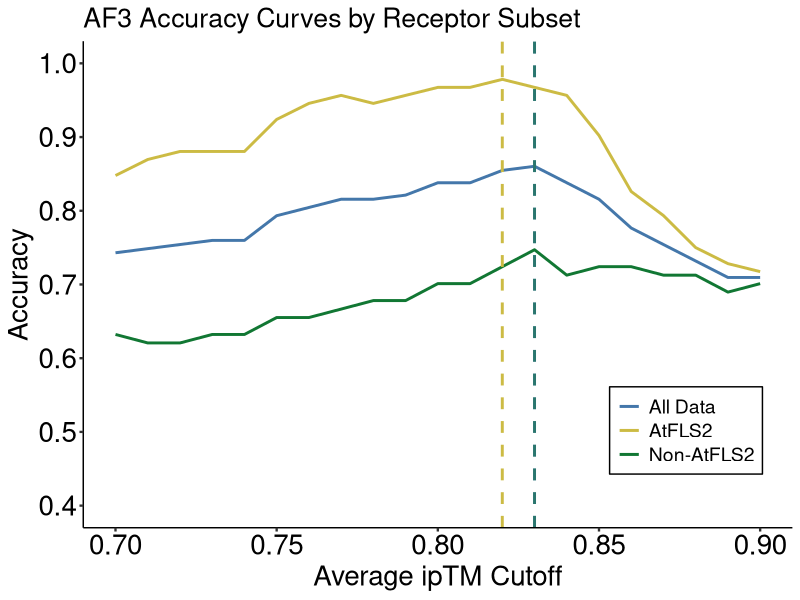
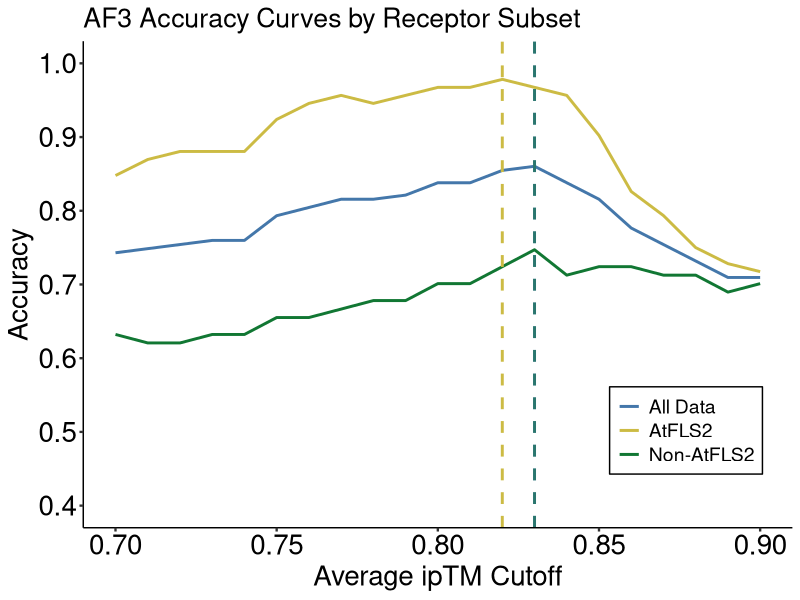

These figures' R source, in order: (Note: this script raises an error after producing the figures.)
## ---- chunk 1
knitr::opts_chunk$set(echo = TRUE)
## ---- chunk 2
library(ggplot2)
library(dplyr)
library(tidyr)

# Define your customized ggplot theme
my_ggplot_theme <- theme_classic() +
  theme(text = element_text(size = 16),
        axis.title.x = element_text(size = 20, color = "black"),
        axis.title.y = element_text(size = 20, color = "black"),
        axis.text.x = element_text(size = 20, color = "black"),
        axis.text.y = element_text(size = 20, color = "black"),
        axis.ticks = element_line(size = 0.8),
        legend.position = c(0.85, 0.2), # Adjust position to bottom right above x-axis
        legend.background = element_rect(fill = "white", color = "black"),
        legend.title = element_blank(), # Remove the legend title for a cleaner look
        legend.text = element_text(size = 14))

# Read and prepare the data
data <- read.csv("../input/af3/ipTM_ploting.csv")

# Define the range of cutoffs
cutoffs <- seq(0.7, 0.9, by = 0.01)

# Function to calculate accuracy for a given subset of data
calculate_accuracy <- function(data_subset) {
  expanded_data <- data_subset %>% 
    crossing(Cutoff = cutoffs) %>% 
    mutate(
      Cutoff = as.numeric(Cutoff),
      Accurate = ifelse(Average_ipTM >= Cutoff & Known_outcome == "Perception" |
                        Average_ipTM < Cutoff & Known_outcome == "No perception", 1, 0)
    ) %>% 
    group_by(Cutoff) %>% 
    summarise(
      Accuracy = mean(Accurate),
      .groups = 'drop'
    )
  return(expanded_data)
}

# Calculate accuracy for all data, only AtFLS2, and non-AtFLS2
accuracy_all <- calculate_accuracy(data)
accuracy_AtFLS2 <- calculate_accuracy(data[data$receptor == "AtFLS2", ])
accuracy_non_AtFLS2 <- calculate_accuracy(data[data$receptor != "AtFLS2", ])

# Find the optimal cutoff where accuracy is maximum for each group
optimal_cutoff_all <- accuracy_all$Cutoff[which.max(accuracy_all$Accuracy)]
max_accuracy_all <- max(accuracy_all$Accuracy)

optimal_cutoff_AtFLS2 <- accuracy_AtFLS2$Cutoff[which.max(accuracy_AtFLS2$Accuracy)]
max_accuracy_AtFLS2 <- max(accuracy_AtFLS2$Accuracy)

optimal_cutoff_non_AtFLS2 <- accuracy_non_AtFLS2$Cutoff[which.max(accuracy_non_AtFLS2$Accuracy)]
max_accuracy_non_AtFLS2 <- max(accuracy_non_AtFLS2$Accuracy)

# Output results
cat("All Data - Optimal ipTM Cutoff:", optimal_cutoff_all, "\n")
cat("All Data - Highest Accuracy:", max_accuracy_all * 100, "%\n")
cat("AtFLS2 - Optimal ipTM Cutoff:", optimal_cutoff_AtFLS2, "\n")
cat("AtFLS2 - Highest Accuracy:", max_accuracy_AtFLS2 * 100, "%\n")
cat("Non-AtFLS2 - Optimal ipTM Cutoff:", optimal_cutoff_non_AtFLS2, "\n")
cat("Non-AtFLS2 - Highest Accuracy:", max_accuracy_non_AtFLS2 * 100, "%\n")

# Plotting
ggplot() +
  geom_line(data = accuracy_all, aes(x = Cutoff, y = Accuracy, color = "All Data"), size = 1) +
  geom_line(data = accuracy_AtFLS2, aes(x = Cutoff, y = Accuracy, color = "AtFLS2"), size = 1) +
  geom_line(data = accuracy_non_AtFLS2, aes(x = Cutoff, y = Accuracy, color = "Non-AtFLS2"), size = 1) +
  geom_vline(xintercept = optimal_cutoff_all, linetype = "dashed", color = "#4477aa", size = 1) +
  geom_vline(xintercept = optimal_cutoff_AtFLS2, linetype = "dashed", color = "#ccbb44", size = 1) +
  geom_vline(xintercept = optimal_cutoff_non_AtFLS2, linetype = "dashed", color = "#117733", size = 1, alpha = 0.5) +
  scale_color_manual(values = c("All Data" = "#4477aa",
                                "AtFLS2" = "#ccbb44",
                                "Non-AtFLS2" = "#117733")) +
  scale_y_continuous(limits = c(0.4, 1), breaks = seq(0, 1, by = 0.1)) +
  labs(x = "Average ipTM Cutoff", y = "Accuracy", title = "AF3 Accuracy Curves by Receptor Subset") +
  my_ggplot_theme

# Save the plot
ggsave("../output/af3/AF3_accuracy_by_receptor.pdf", dpi = 300, width = 7, height = 5)


## ---- chunk 3
library(ggplot2)
library(dplyr)
library(tidyr)

# Load and prepare the data
data <- read.csv("../input/af3/ipTM_ploting.csv") %>%
  filter(flg22_variants != "csp22")  # Remove csp22 right after loading the data

data_processed <- data %>%
  mutate(
    Accuracy = ifelse((Average_ipTM >= 0.83 & Known_outcome == "Perception") | 
                      (Average_ipTM < 0.83 & Known_outcome == "No perception"), 1, 0),
    Type_1_Error = ifelse(Average_ipTM >= 0.83 & Known_outcome == "No perception", 1, 0),
    Type_2_Error = ifelse(Average_ipTM < 0.83 & Known_outcome == "Perception", 1, 0)
  ) %>%
  group_by(flg22_variants) %>%
  summarise(
    Accuracy_Percentage = mean(Accuracy) * 100,
    Type_1_Error_Percentage = mean(Type_1_Error) * 100,
    Type_2_Error_Percentage = mean(Type_2_Error) * 100,
    .groups = 'drop'
  )

# Correctly pivot the data
data_long <- data_processed %>%
  pivot_longer(
    cols = c("Accuracy_Percentage", "Type_1_Error_Percentage", "Type_2_Error_Percentage"),
    names_to = "Metric",
    values_to = "Percentage"
  ) %>%
  mutate(Metric = gsub("_Percentage$", "", Metric))

# Set the order of flg22 variants as in the similarity matrix
variant_order <- c("Paeflg22", "Atuflg22", "Rrhflg22","Rso_1flg22", "Rso_2flg22","Ddaflg22", "Eamflg22", "Pviflg22", "Xfrflg22", "Xorflg22")
data_long$flg22_variants <- factor(data_long$flg22_variants, levels = rev(variant_order))
data_long$Metric <- factor(data_long$Metric, levels = c("Type_1_Error", "Type_2_Error", "Accuracy"))

# Prepare similarity data
similarity_data <- data.frame(
  flg22_variants = variant_order,
  sim = c(100, 50, 36.4, 59.1, 68.2, 63.6, 63.6, 31.8, 59.1, 59.1)
)
similarity_data$flg22_variants <- factor(similarity_data$flg22_variants, levels = variant_order)

my_ggplot_theme <- theme_classic() +
  theme(text = element_text(size = 16),
        axis.title.x = element_text(size = 14, color = "black"),
        axis.title.y = element_text(size = 14, color = "black"),
        axis.text.x = element_text(size = 14, color = "black"),
        axis.text.y = element_text(size = 14, color = "black"),
        axis.ticks = element_line(size = 0.8))
# Plot
stacked_plot <- ggplot(data_long, aes(x = flg22_variants, y = Percentage, fill = Metric)) +
  geom_bar(stat = "identity", position = "stack") +
  coord_flip() +  # This flips the plot to vertical orientation
  scale_fill_manual(values = c("Accuracy" = "#4477aa", "Type_1_Error" = "#ee6677", "Type_2_Error" = "#ccbb44")) +
  labs(title = "Metric at ipTM Cutoff 0.83",
       x = "flg22 Variants", y = "Percentage") +
  my_ggplot_theme +
  scale_y_continuous(expand = c(0, 0), limits = c(0, 105)) +
  scale_x_discrete(expand = c(0, 0)) +
  theme(axis.text.x = element_text(angle = 45, hjust = 1),
        legend.position = "bottom",  # Moves legend to the bottom
        legend.title = element_blank(),  # Optionally remove the legend title
        legend.box = "horizontal",  # Horizontal layout for the legend items
        legend.box.background = element_rect(color="black", size=0.5),  # Adds a box around the legend with a border
        legend.text = element_text(size = 8),  # Adjust text size for better fit
        legend.key.size = unit(0.3, "cm"))  # Adjusts the size of the legend keys

# Add similarity data as a line plot over the bars
final_plot <- stacked_plot +
  geom_line(data = similarity_data, aes(x = flg22_variants, y = sim, group = 1), 
            color = "black", size = 1.2, inherit.aes = FALSE, alpha = 0.7) +
  geom_point(data = similarity_data, aes(x = flg22_variants, y = sim), 
             color = "black", size = 4, inherit.aes = FALSE, 
             shape = 21, fill = "grey", stroke = 1)  # Increased size and added border

# Display the combined plot
print(final_plot)

# Optionally, save the plot
ggsave("../output/af3/combined_metrics_similarity_plot.pdf", final_plot, width = 4.2, height = 6)
## ---- chunk 4
library(ggplot2)
library(dplyr)

# Load the data
data <- read.csv("../input/af3/ipTM_ploting.csv")

my_ggplot_theme <- theme_classic() +
  theme(text = element_text(size = 16),
        axis.title.x = element_text(size = 14, color = "black"),
        axis.title.y = element_text(size = 14, color = "black"),
        axis.text.x = element_text(size = 14, color = "black"),
        axis.text.y = element_text(size = 14, color = "black"),
        axis.ticks = element_line(size = 0.8))

# Define the cutoff
cutoff <- 0.83

# Calculate accuracy based on the cutoff
data <- data %>%
  mutate(
    Accurate = ifelse((Average_ipTM >= cutoff & Known_outcome == "Perception") | 
                      (Average_ipTM < cutoff & Known_outcome == "No perception"), 1, 0)
  )

# Group by Known_outcome and calculate accuracy percentage
accuracy_data <- data %>%
  group_by(Known_outcome) %>%
  summarise(
    Accuracy_Percentage = mean(Accurate) * 100,
    .groups = 'drop'
  )

# Plotting the bar graph
plot <- ggplot(accuracy_data, aes(x = Known_outcome, y = Accuracy_Percentage, fill = Known_outcome)) +
  geom_bar(stat = "identity", alpha = 0.7) +
  labs(title = "Accuracy Rate by Experimental Result at ipTM Cutoff = 0.83",
       x = "Experimental Result",
       y = "Accuracy Percentage (%)") +
  my_ggplot_theme +
  theme(legend.position = "none")+
  ylim(0, 100)+
  scale_fill_manual(values = c("#ccbb44", "#4477aa"))  # Color aesthetic based on the experimental result

ggsave("../output/af3/accuracy_on_experimental_data.pdf", plot, width = 4, height = 5)
## ---- chunk 5
# Load necessary libraries
library(ggplot2)
library(pROC)
library(readr)  # Use read_csv from readr

# Read the data from the CSV file
data <- read_csv("../input/af3/ipTM_ploting.csv")  # Ensure the correct path and file extension

# Ensure the experimental results are properly formatted
data$Known_outcome <- as.factor(data$Known_outcome)

# Subset data for the three groups
data_all <- data
data_AtFLS2 <- data[data$receptor == "AtFLS2", ]
data_no_AtFLS2 <- data[data$receptor != "AtFLS2", ]

# Calculate ROC curves for each subset
roc_all <- roc(response = data_all$Known_outcome, predictor = data_all$Average_ipTM)
roc_AtFLS2 <- roc(response = data_AtFLS2$Known_outcome, predictor = data_AtFLS2$Average_ipTM)
roc_no_AtFLS2 <- roc(response = data_no_AtFLS2$Known_outcome, predictor = data_no_AtFLS2$Average_ipTM)

# Extract AUC values
auc_all <- auc(roc_all)
auc_AtFLS2 <- auc(roc_AtFLS2)
auc_no_AtFLS2 <- auc(roc_no_AtFLS2)

# Extract coordinates for the ROC curves
coords_all <- coords(roc_all, "all", ret = c("threshold", "sensitivity", "specificity", "accuracy"))
coords_AtFLS2 <- coords(roc_AtFLS2, "all", ret = c("threshold", "sensitivity", "specificity", "accuracy"))
coords_no_AtFLS2 <- coords(roc_no_AtFLS2, "all", ret = c("threshold", "sensitivity", "specificity", "accuracy"))

# Convert to data frames for ggplot
coords_all_df <- as.data.frame(coords_all)
coords_AtFLS2_df <- as.data.frame(coords_AtFLS2)
coords_no_AtFLS2_df <- as.data.frame(coords_no_AtFLS2)

# Plot the ROC curves using ggplot2
roc_plot <- ggplot() +
  geom_line(data = coords_all_df, aes(x = 1 - specificity, y = sensitivity), color = "#4477aa", size = 1.2) +
  geom_line(data = coords_AtFLS2_df, aes(x = 1 - specificity, y = sensitivity), color = "#ccbb44", size = 1.2) +
  geom_line(data = coords_no_AtFLS2_df, aes(x = 1 - specificity, y = sensitivity), color = "#117733", size = 1.2) +
  geom_line(data = data.frame(x = c(0, 1), y = c(0, 1)), aes(x, y), linetype = "dashed", color = "navy") +
  annotate("text", x = 0.95, y = 0.05, label = sprintf("AUC (Non-AtFLS2): %.2f", auc_no_AtFLS2), color = "#117733", hjust = 1, vjust = 0) +
  annotate("text", x = 0.95, y = 0.19, label = sprintf("AUC (AtFLS2): %.2f", auc_AtFLS2), color = "#ccbb44", hjust = 1, vjust = 0) +
  annotate("text", x = 0.95, y = 0.12, label = sprintf("AUC (All): %.2f", auc_all), color = "#4477aa", hjust = 1, vjust = 0) +
  scale_x_continuous(expand = c(0, 0), limits = c(0, 1), breaks = c(0, 0.25, 0.5, 0.75, 1), labels = c("0", "0.25", "0.5", "0.75", "1")) +
  scale_y_continuous(expand = c(0, 0), limits = c(0, 1), breaks = c(0, 0.25, 0.5, 0.75, 1), labels = c("0", "0.25", "0.5", "0.75", "1")) +
  labs(title = "ROC Curves for Different Receptor Subsets", 
       x = "False Positive Rate", y = "True Positive Rate") +
  my_ggplot_theme

# Print the plot
print(roc_plot)

# Save the plot
ggsave("../output/af3/ROC_multiple_curves.pdf", plot = roc_plot, width = 6.5, height = 6, dpi = 300)


## ---- chunk 6
# Load necessary libraries
library(ggplot2)
library(readr)
library(dplyr)

# Load the data from a CSV file
data <- read_csv("../input/af3/ipTM_ploting.csv")  # Replace with the correct file path

# Calculate the categories based on your conditions:
# Accurate: (ipTM >= 0.83 and Experimental Result = Perception) or (ipTM < 0.83 and Experimental Result = No perception)
# Type 1 Error: (ipTM >= 0.83 and Experimental Result = No perception)
# Type 2 Error: (ipTM < 0.83 and Experimental Result = Perception)
data <- data %>%
  mutate(Category = case_when(
    (Average_ipTM >= 0.83 & Known_outcome == "Perception") | (Average_ipTM < 0.83 & Known_outcome == "No perception") ~ "Accurate",
    Average_ipTM >= 0.83 & Known_outcome == "No perception" ~ "Type 1 Error",
    Average_ipTM < 0.83 & Known_outcome == "Perception" ~ "Type 2 Error",
    TRUE ~ "Uncategorized"  # Handling any data that does not fit the above categories
  ))

# Define a custom theme
my_ggplot_theme <- theme_classic() +
  theme(text = element_text(size = 16),
        axis.title.x = element_text(size = 20, color = "black"),
        axis.title.y = element_text(size = 20, color = "black"),
        axis.text.x = element_text(size = 20, color = "black"),
        axis.text.y = element_text(size = 20, color = "black"),
        axis.ticks = element_line(size = 0.8))

# Adding jitter to the pTM values within ggplot using geom_jitter
ggplot(data, aes(x=Average_pTM, y=Average_ipTM, fill=Category)) +
  geom_jitter(width=0.004, height=0, alpha=0.8, size=3, shape=21, stroke=0.5, color="white") +  # Adding jitter only horizontally with white outline
  scale_fill_manual(values=c("Accurate"="#4477aa", "Type 1 Error"="#ee6677", "Type 2 Error"="#ccbb44")) +
  labs(x="pTM", y="ipTM", title="Scatter Plot of pTM vs. ipTM") +
  xlim(0.82, 0.92) + ylim(0.3, 1)+
  my_ggplot_theme
  

# Display the plot
print(ggplot)
ggsave("../output/af3/scatter.pdf", width = 7, height = 6, dpi = 300)

## ---- chunk 7
# Load necessary libraries
library(ggplot2)
library(dplyr)
library(readr)  # For reading the CSV file

# Read the data from a CSV file
data <- read_csv("../input/af3/ipTM_ploting.csv")

# Assuming the data has columns 'Known_outcome' and 'Average_ipTM'
data <- data %>%
  mutate(Known_outcome = factor(Known_outcome))

# Assess normality using Shapiro-Wilk test
shapiro_results <- data %>%
  group_by(Known_outcome) %>%
  summarise(shapiro_p_value = shapiro.test(Average_ipTM)$p.value)

print("Shapiro-Wilk Test for Normality:")
print(shapiro_results)

# If p-value < 0.05, data is not normally distributed
if(any(shapiro_results$shapiro_p_value < 0.05)) {
  test_method <- "wilcox.test"
  test_name <- "Wilcoxon rank-sum test"
  # Perform Wilcoxon rank-sum test
  wilcox_test <- wilcox.test(Average_ipTM ~ Known_outcome, data = data)
  p_value <- wilcox_test$p.value
} else {
  test_method <- "t.test"
  test_name <- "t-test"
  # Perform t-test
  t_test <- t.test(Average_ipTM ~ Known_outcome, data = data)
  p_value <- t_test$p.value
}

# Print the selected test method and p-value
print(paste("Selected test:", test_name))
print(paste("P-value:", p_value))

# Creating the raincloud plot without p-value display
ggplot(data, aes(x = Known_outcome, y = Average_ipTM, fill = Known_outcome)) +
  geom_violin(trim = FALSE, alpha = 0.5, color = NA, show.legend = FALSE) +  # Density plot
  geom_boxplot(width = 0.03, outlier.shape = NA, alpha = 0.5, show.legend = FALSE) +  # Boxplot inside the violin
  geom_jitter(size = 1, alpha = 0.8, color = "black", width = 0.1, show.legend = FALSE) +  # Points with jitter
   annotate("text", x = 1.5, y = max(data$Average_ipTM) + 0.1, 
           label = expression(italic(p) < "0.0001"), size = 7, hjust = 0.5) +  # Add italic p-value text above violins
  scale_fill_manual(values = c("#ccbb44", "#4477aa")) +  # Custom colors for each experimental result
  labs(title = "Raincloud Plot of Average ipTM by Experimental Result",
       x = "Experimental Result",
       y = "Average ipTM") +
  my_ggplot_theme

# Optionally, you can save the plot to a file
ggsave("../output/af3/raincloud.pdf", width = 6.5, height = 6, dpi = 300)

## ---- chunk 8
# Load necessary libraries
library(ggplot2)
library(dplyr)
library(readr)  # Ensure read_csv is available

# Read the data
data <- read_csv("../input/af3/ipTM_ploting.csv")

# Apply cutoff to 'Average_ipTM' to get predictions
data$Predicted_Result <- ifelse(data$Average_ipTM >= 0.83, "Perception", "No Perception")

# Adjust experimental result for consistent labeling
data$Known_outcome <- ifelse(data$Known_outcome == "Perception", "Perception", "No Perception")

# Calculate the confusion matrix
table_data <- table(Actual = data$Known_outcome, Predicted = data$Predicted_Result)

# Normalize the confusion matrix by actual outcomes
table_data_normalized <- prop.table(table_data, 1)

# Convert the matrix to a dataframe for ggplot, including actual counts
df_cm <- as.data.frame(table_data)
names(df_cm) <- c("Actual", "Predicted", "Count")
df_cm$Freq <- as.vector(table_data_normalized)

# Plotting
ggplot(data = df_cm, aes(x = Predicted, y = Actual, fill = Freq)) +
  geom_tile(color = "white") +
  geom_text(aes(label = sprintf("%.2f\n(%d)", Freq, Count), color = ifelse(Freq > 0.7, "white", "black")),
            vjust = 0.5, hjust = 0.5, size = 7) +  # Center text and increase size
  scale_fill_gradient(low = "#f7fbff", high = "#08306b") +  # Using a blue gradient from light to dark
  scale_color_identity() +  # Allow direct color specification in geom_text
  labs(title = "Normalized Confusion Matrix for ipTM Predictions", x = "Predicted Label", y = "Actual Label") +
  theme_void() +
  theme(text = element_text(size = 14),
        axis.title.x = element_text(size = 18, color = "black"),
        axis.title.y = element_text(size = 18, color = "black", angle = 90),
        axis.text.x = element_text(size = 18, color = "black"),
        axis.text.y = element_text(size = 18, color = "black"),
#        axis.ticks = element_line(size = 0.8),
        legend.position = "none")

# Save the plot
ggsave("../output/af3/confusion_matrix.pdf", width = 7, height = 6, dpi = 300)
